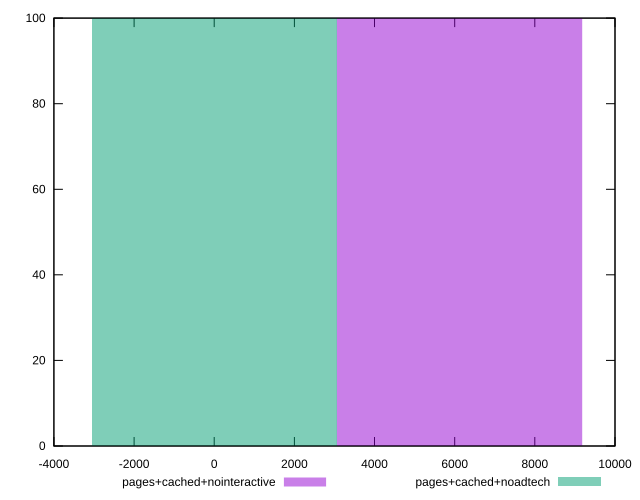

Source code (gnuplot):
reset
set terminal svg size 640, 500 enhanced background rgb 'white'
set output "reprap/uses-text-compression/comparison/histogram/3_vs_4.svg"

$pagesCachedNointeractive <<EOF
6117.157118003768 100
EOF

$pagesCachedNoadtech <<EOF
0 100
EOF

set key outside below
set boxwidth 6117.157118003768
set yrange [0:100]
set style fill transparent solid 0.5 noborder

plot \
  $pagesCachedNointeractive title "pages+cached+nointeractive" with boxes, \
  $pagesCachedNoadtech title "pages+cached+noadtech" with boxes, \


reset
